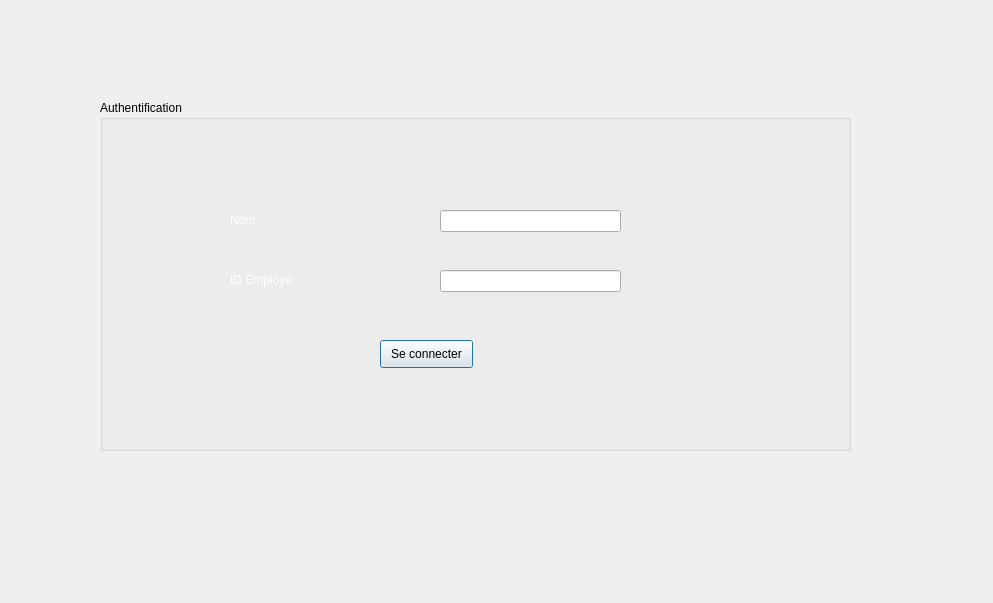
<?xml version="1.0" encoding="UTF-8"?>
<ui version="4.0">
 <class>login</class>
 <widget class="QDialog" name="login">
  <property name="geometry">
   <rect>
    <x>0</x>
    <y>0</y>
    <width>993</width>
    <height>603</height>
   </rect>
  </property>
  <property name="windowTitle">
   <string>Dialog</string>
  </property>
  <widget class="QGroupBox" name="groupBox">
   <property name="geometry">
    <rect>
     <x>100</x>
     <y>100</y>
     <width>751</width>
     <height>351</height>
    </rect>
   </property>
   <property name="title">
    <string>Authentification</string>
   </property>
   <widget class="QLabel" name="label_2">
    <property name="geometry">
     <rect>
      <x>130</x>
      <y>170</y>
      <width>131</width>
      <height>21</height>
     </rect>
    </property>
    <property name="text">
     <string>&lt;html&gt;&lt;head/&gt;&lt;body&gt;&lt;p&gt;&lt;span style=&quot; color:#ffffff;&quot;&gt;ID Employé&lt;/span&gt;&lt;/p&gt;&lt;/body&gt;&lt;/html&gt;</string>
    </property>
   </widget>
   <widget class="QLineEdit" name="password">
    <property name="geometry">
     <rect>
      <x>340</x>
      <y>170</y>
      <width>181</width>
      <height>22</height>
     </rect>
    </property>
   </widget>
   <widget class="QLineEdit" name="nom">
    <property name="geometry">
     <rect>
      <x>340</x>
      <y>110</y>
      <width>181</width>
      <height>22</height>
     </rect>
    </property>
   </widget>
   <widget class="QLabel" name="label_h">
    <property name="geometry">
     <rect>
      <x>130</x>
      <y>110</y>
      <width>51</width>
      <height>21</height>
     </rect>
    </property>
    <property name="text">
     <string>&lt;html&gt;&lt;head/&gt;&lt;body&gt;&lt;p&gt;&lt;span style=&quot; color:#ffffff;&quot;&gt;Nom&lt;/span&gt;&lt;/p&gt;&lt;/body&gt;&lt;/html&gt;</string>
    </property>
   </widget>
   <widget class="QPushButton" name="pb_seconnecter">
    <property name="geometry">
     <rect>
      <x>280</x>
      <y>240</y>
      <width>93</width>
      <height>28</height>
     </rect>
    </property>
    <property name="text">
     <string>Se connecter</string>
    </property>
   </widget>
  </widget>
  <widget class="QLabel" name="label_3">
   <property name="geometry">
    <rect>
     <x>40</x>
     <y>20</y>
     <width>871</width>
     <height>551</height>
    </rect>
   </property>
   <property name="text">
    <string/>
   </property>
   <property name="pixmap">
    <pixmap>../../../Downloads/projetcppback.png</pixmap>
   </property>
  </widget>
  <zorder>label_3</zorder>
  <zorder>groupBox</zorder>
 </widget>
 <resources/>
 <connections/>
</ui>
